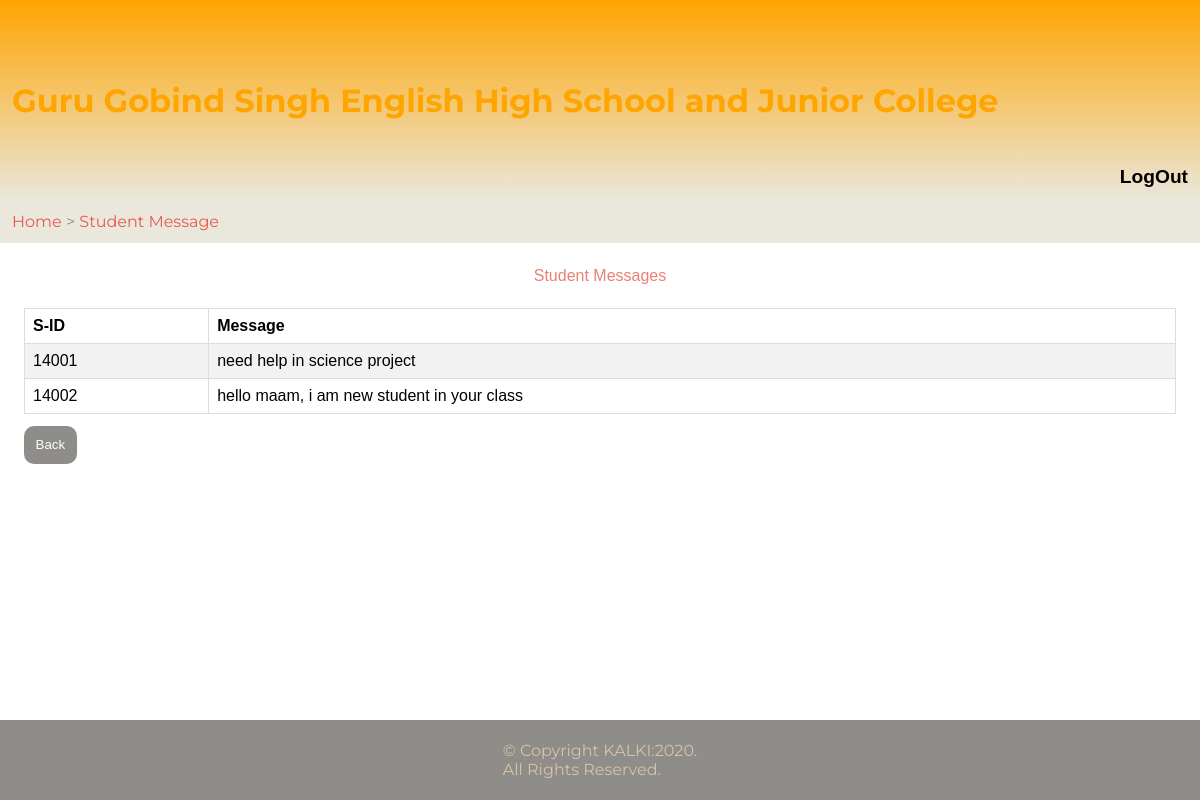
The page /PHP/teacherstudentmsg.php (signed in) on the database its author committed.
### tables this page shows
CREATE TABLE `studentmsg` (
  `sid` int(5) NOT NULL,
  `tid` int(5) DEFAULT NULL,
  `msg` varchar(150) DEFAULT NULL
);

### PHP/teacherstudentmsg.php (the view, shortened to what this page needs)
<?php
  require 'header.php';
  $sql = "SELECT * FROM studentmsg WHERE tid='".$_SESSION["tid"]."'";
  $res = mysqli_query($conn,$sql);
?>
<!DOCTYPE html>
<html lang="en" dir="ltr">
<head>
    <link href="../CSS/mainT.css" rel="stylesheet" type="text/css" />
</head>
<body>
  <div class="linkhead">
  <link href="../CSS/mainT.css" rel="stylesheet" type="text/css" />
    <p><a href="studentdome.php">Home</a> > <a href="teacherstudentmsg.php">Student Message</a></p>
</div>
      <div class="mainbod">
      <table class="table">
        <caption class="table-header">Student Messages</caption>
        <tr>
          <td ><strong>S-ID</strong></td>
          <td ><strong>Message</strong></td>
        </tr>
          <?php
          while($row = mysqli_fetch_assoc($res)) {
              echo '<tr><td>'.$row['sid'] . "</td><td>".$row['msg']."</td></tr>";
          ?>
          <?php
          };
          ?>
      </table>
      <a href="teacherhome.php" style="color:white"><button class="btn-backB">Back</button></a>
      </div>
      <?php include 'footer.php' ?>
    </body>
</html>

### css/mainheader.css (style rules this page uses)
* { padding: 0; margin: 0 }
html { height: 100%; width: 100%; }
body { font-family: montserrat; height: 100%; }

### css/mainT.css (style rules this page uses)
* { padding: 0; margin: 0 }
html { height: 100%; overflow: hidden; width: 100%; }
a { text-decoration: none; }
.linkhead { padding: 1%; align-self:flex-end; flex-grow: 1; width: 98%; color: #8E8D8A; background-color: #EAE7DC; }
.linkhead a { color: #e85a4f; }
.mainbod { padding: 2%; overflow-y: scroll; scroll-behavior: smooth; height: 51%; }
table { font-family: "Trebuchet MS", Arial, Helvetica, sans-serif; border-collapse: collapse; width: 100%; }
.table-header { margin-bottom: 2%; color: #e98074; }
table td, table th { border: 1px solid #ddd; padding: 8px; }
table tr:nth-child(even) { background-color: #f2f2f2; }
.btn-backB { padding: 1%; border-radius: 10px; border-style:none; background:#8E8D8A; color:white; margin-top: 1%; margin-bottom: 2%; }

### rows shown on the page
studentmsg: sid "14001", msg "need help in science project"
studentmsg: sid "14002", msg "hello maam, i am new student in your class"
